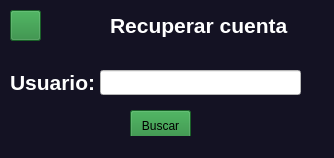
<?xml version="1.0" encoding="UTF-8"?>
<ui version="4.0">
 <class>UsuarioRecuperar</class>
 <widget class="QMainWindow" name="UsuarioRecuperar">
  <property name="geometry">
   <rect>
    <x>0</x>
    <y>0</y>
    <width>334</width>
    <height>158</height>
   </rect>
  </property>
  <property name="windowTitle">
   <string>MainWindow</string>
  </property>
  <property name="styleSheet">
   <string notr="true">background-color: rgb(20, 18, 35);</string>
  </property>
  <widget class="QWidget" name="centralwidget">
   <widget class="QPushButton" name="pushButton">
    <property name="geometry">
     <rect>
      <x>10</x>
      <y>10</y>
      <width>31</width>
      <height>31</height>
     </rect>
    </property>
    <property name="styleSheet">
     <string notr="true">border-image: url(:/regresar/Downloads/flecha-hacia-atras.png);
background-color: rgb(35, 134, 54);</string>
    </property>
    <property name="text">
     <string/>
    </property>
   </widget>
   <widget class="QLineEdit" name="lineEdit">
    <property name="geometry">
     <rect>
      <x>100</x>
      <y>70</y>
      <width>201</width>
      <height>25</height>
     </rect>
    </property>
    <property name="styleSheet">
     <string notr="true">background-color: rgb(255, 255, 255);</string>
    </property>
   </widget>
   <widget class="QPushButton" name="pushButton_2">
    <property name="geometry">
     <rect>
      <x>130</x>
      <y>110</y>
      <width>61</width>
      <height>31</height>
     </rect>
    </property>
    <property name="styleSheet">
     <string notr="true">background-color: rgb(35, 134, 54);</string>
    </property>
    <property name="text">
     <string>Buscar</string>
    </property>
   </widget>
   <widget class="QLabel" name="label">
    <property name="geometry">
     <rect>
      <x>10</x>
      <y>70</y>
      <width>91</width>
      <height>21</height>
     </rect>
    </property>
    <property name="text">
     <string>&lt;html&gt;&lt;head/&gt;&lt;body&gt;&lt;p&gt;&lt;span style=&quot; font-size:16pt; font-weight:600; color:#ffffff;&quot;&gt;Usuario:&lt;/span&gt;&lt;/p&gt;&lt;/body&gt;&lt;/html&gt;</string>
    </property>
   </widget>
   <widget class="QLabel" name="label_2">
    <property name="geometry">
     <rect>
      <x>110</x>
      <y>10</y>
      <width>181</width>
      <height>31</height>
     </rect>
    </property>
    <property name="text">
     <string>&lt;html&gt;&lt;head/&gt;&lt;body&gt;&lt;p&gt;&lt;span style=&quot; font-size:16pt; font-weight:600; color:#ffffff;&quot;&gt;Recuperar cuenta&lt;/span&gt;&lt;/p&gt;&lt;/body&gt;&lt;/html&gt;</string>
    </property>
   </widget>
   <widget class="QLabel" name="label_3">
    <property name="geometry">
     <rect>
      <x>50</x>
      <y>0</y>
      <width>51</width>
      <height>51</height>
     </rect>
    </property>
    <property name="styleSheet">
     <string notr="true">border-image: url(:/regresar/Downloads/perfil.png);</string>
    </property>
    <property name="text">
     <string/>
    </property>
   </widget>
   <zorder>label</zorder>
   <zorder>pushButton</zorder>
   <zorder>lineEdit</zorder>
   <zorder>pushButton_2</zorder>
   <zorder>label_2</zorder>
   <zorder>label_3</zorder>
  </widget>
  <widget class="QMenuBar" name="menubar">
   <property name="geometry">
    <rect>
     <x>0</x>
     <y>0</y>
     <width>334</width>
     <height>22</height>
    </rect>
   </property>
  </widget>
  <widget class="QStatusBar" name="statusbar"/>
 </widget>
 <resources>
  <include location="../../CambiarContra.qrc"/>
 </resources>
 <connections/>
</ui>
